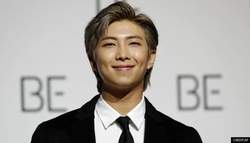
#> input picture img_gen/img_in/kim_namjoon.jpg, 250 x 143 px, shrunk from 768 x 438 before the run
$ python main.py
#> lines starting #> are read from the running program, lines starting #| are printed output that depends on the picture
#> further down, img is the input picture: shape (143, 250, 3); mean B, G, R 160.6, 165.4, 169.4
### img_gen/canny.py
import cv2


SRC = "img_in/pengu.jpg"
OUT = "img_out/pengu_canny.jpg"


def gen_canny(img):
    img = cv2.cvtColor(img, cv2.COLOR_RGB2GRAY)  # convert to gray
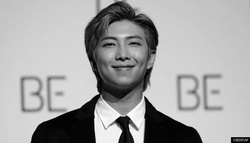
#> img: shape (143, 250); min 0, max 255, mean 164.3
    img = cv2.GaussianBlur(img, (5, 5), 0)  # apply gaussian blur to soften edges
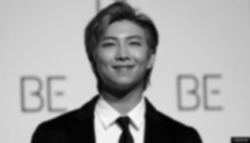
#> img: shape (143, 250); min 2, max 250, mean 164.3
    canny = cv2.Canny(img, 50, 150)  # apply canny edge detection
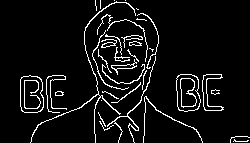
#> canny: shape (143, 250); 6.8% white in thin lines or dots
    canny = cv2.bitwise_not(canny)  # fplip white and black so lines are black
#> canny: shape (143, 250); 93.2% white; black in thin lines or dots
    return canny


# [11 lines left out: function transparent_background, not called in this run]

# [8 lines that do not run on import are left out]

### img_gen/color_block.py
import numpy as np
import cv2

SRC = "img_in/pengu.jpg"
OUT = "img_out/pengu_color.jpg"
NUM_COLORS = 8

def color_block(img, num_colors):
#> called with num_colors = 7
    img = cv2.GaussianBlur(img, (5, 5), 0)
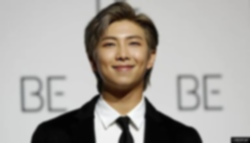
#> img: shape (143, 250, 3); mean of channels 0, 1, 2 160.6, 165.4, 169.4; drawn as B, G, R
    Z = img.reshape((-1, 3))
    Z = np.float32(Z)  # convert to np.float32
    criteria = (cv2.TERM_CRITERIA_EPS + cv2.TERM_CRITERIA_MAX_ITER, 10, 1.0)  # algo criteria
    ret, label, center = cv2.kmeans(Z, num_colors, None, criteria, 10, cv2.KMEANS_RANDOM_CENTERS)  # apply kmeans
#> ret = 10666485.6; center = [[86.56, 114, 141.8], [194.8, 196.8, 197.5], [211.3, 211.9, 211.6], [26.06, 35.49, 46.72], [139.4, 156, 170.1], [52.88, 69.3, 86.93], [7.6, 7.9, 8.1]]

    # Now convert back into uint8, and make original image
    center = np.uint8(center)
#> center = [[86, 114, 141], [194, 196, 197], [211, 211, 211], [26, 35, 46], [139, 156, 170], [52, 69, 86], [7, 7, 8]]
    res = center[label.flatten()]
    res2 = res.reshape((img.shape))
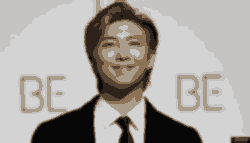
#> res2: shape (143, 250, 3); mean of channels 0, 1, 2 160.1, 164.7, 168.9; drawn as B, G, R

    return res2


# [8 lines that do not run on import are left out]

### img_gen/main.py
import canny
import color_block
import os
import cv2


# GLOBAL VARIABLES
IMG_NAME = "kim_namjoon.jpg"  # include extension
IN = "img_in"
OUT = "img_out"
SRC_IMG = os.path.join(IN, IMG_NAME)
PATH_OG = os.path.join(OUT, IMG_NAME.split('.')[0] + '_original.jpg')
PATH_CANNY = os.path.join(OUT, IMG_NAME.split('.')[0] + '_canny.jpg')
PATH_COLOR = os.path.join(OUT, IMG_NAME.split('.')[0] + '_color.jpg')
NUM_COLORS = 7


if __name__ == "__main__":
    img = cv2.imread(SRC_IMG)
    canny = canny.gen_canny(img)
    colors = color_block.color_block(img, NUM_COLORS)

    # EXPORTS
    cv2.imwrite(PATH_OG, img)
    cv2.imwrite(PATH_CANNY, canny)
    cv2.imwrite(PATH_COLOR, colors)
